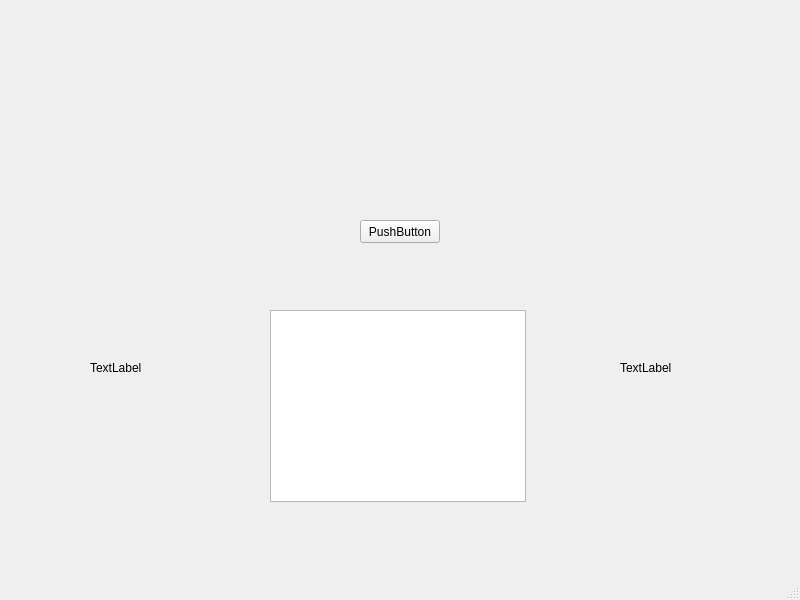
<?xml version="1.0" encoding="UTF-8"?>
<ui version="4.0">
 <class>MainWindow</class>
 <widget class="QMainWindow" name="MainWindow">
  <property name="geometry">
   <rect>
    <x>0</x>
    <y>0</y>
    <width>800</width>
    <height>600</height>
   </rect>
  </property>
  <property name="windowTitle">
   <string>MainWindow</string>
  </property>
  <widget class="QWidget" name="centralwidget">
   <widget class="QPushButton" name="pushButton">
    <property name="geometry">
     <rect>
      <x>360</x>
      <y>220</y>
      <width>80</width>
      <height>23</height>
     </rect>
    </property>
    <property name="text">
     <string>PushButton</string>
    </property>
   </widget>
   <widget class="QLabel" name="label">
    <property name="geometry">
     <rect>
      <x>90</x>
      <y>360</y>
      <width>58</width>
      <height>15</height>
     </rect>
    </property>
    <property name="text">
     <string>TextLabel</string>
    </property>
   </widget>
   <widget class="QLabel" name="label_2">
    <property name="geometry">
     <rect>
      <x>620</x>
      <y>360</y>
      <width>58</width>
      <height>15</height>
     </rect>
    </property>
    <property name="text">
     <string>TextLabel</string>
    </property>
   </widget>
   <widget class="QTextBrowser" name="textBrowser">
    <property name="geometry">
     <rect>
      <x>270</x>
      <y>310</y>
      <width>256</width>
      <height>192</height>
     </rect>
    </property>
   </widget>
  </widget>
  <widget class="QMenuBar" name="menubar">
   <property name="geometry">
    <rect>
     <x>0</x>
     <y>0</y>
     <width>800</width>
     <height>20</height>
    </rect>
   </property>
  </widget>
  <widget class="QStatusBar" name="statusbar"/>
 </widget>
 <resources/>
 <connections/>
</ui>
